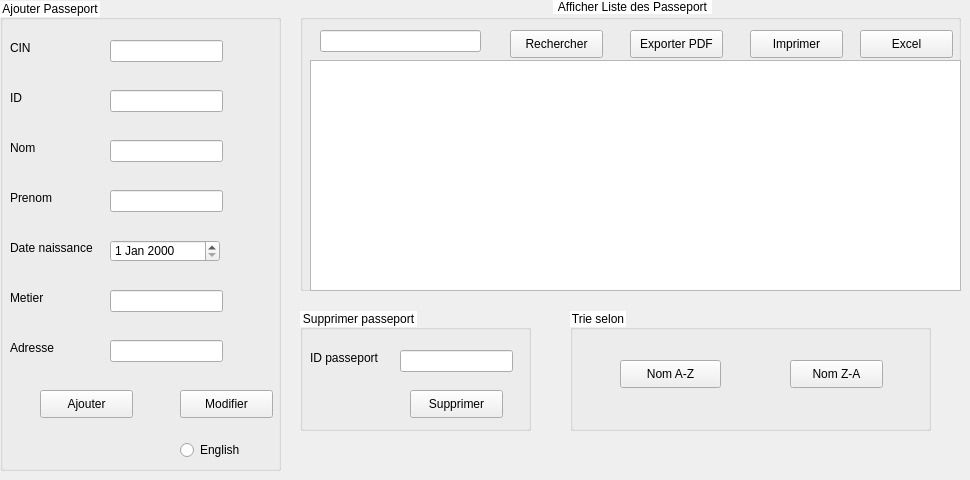
        <widget class="QWidget" name="tab_5">
         <attribute name="title">
          <string>PassePort</string>
         </attribute>
         <widget class="QGroupBox" name="groupBox_6">
          <property name="geometry">
           <rect>
            <x>0</x>
            <y>0</y>
            <width>281</width>
            <height>471</height>
           </rect>
          </property>
          <property name="styleSheet">
           <string notr="true">QTextEdit
{
    background-color: white;
}
 QGroupBox::title {
   
     background-color: white;
 }</string>
          </property>
          <property name="title">
           <string>Ajouter Passeport</string>
          </property>
          <widget class="QLineEdit" name="cinp">
           <property name="geometry">
            <rect>
             <x>110</x>
             <y>40</y>
             <width>113</width>
             <height>22</height>
            </rect>
           </property>
          </widget>
          <widget class="QLineEdit" name="idp">
           <property name="geometry">
            <rect>
             <x>110</x>
             <y>90</y>
             <width>113</width>
             <height>22</height>
            </rect>
           </property>
          </widget>
          <widget class="QLineEdit" name="nomp">
           <property name="geometry">
            <rect>
             <x>110</x>
             <y>140</y>
             <width>113</width>
             <height>22</height>
            </rect>
           </property>
          </widget>
          <widget class="QLineEdit" name="prenomp">
           <property name="geometry">
            <rect>
             <x>110</x>
             <y>190</y>
             <width>113</width>
             <height>22</height>
            </rect>
           </property>
          </widget>
          <widget class="QDateEdit" name="datep">
           <property name="geometry">
            <rect>
             <x>110</x>
             <y>240</y>
             <width>110</width>
             <height>22</height>
            </rect>
           </property>
          </widget>
          <widget class="QLineEdit" name="metierp">
           <property name="geometry">
            <rect>
             <x>110</x>
             <y>290</y>
             <width>113</width>
             <height>22</height>
            </rect>
           </property>
          </widget>
          <widget class="QLineEdit" name="adressep">
           <property name="geometry">
            <rect>
             <x>110</x>
             <y>340</y>
             <width>113</width>
             <height>22</height>
            </rect>
           </property>
          </widget>
          <widget class="QPushButton" name="pushButton_4">
           <property name="geometry">
            <rect>
             <x>40</x>
             <y>390</y>
             <width>93</width>
             <height>28</height>
            </rect>
           </property>
           <property name="text">
            <string>Ajouter</string>
           </property>
          </widget>
          <widget class="QPushButton" name="pushButton_5">
           <property name="geometry">
            <rect>
             <x>180</x>
             <y>390</y>
             <width>93</width>
             <height>28</height>
            </rect>
           </property>
           <property name="text">
            <string>Modifier</string>
           </property>
          </widget>
          <widget class="QLabel" name="label_31">
           <property name="geometry">
            <rect>
             <x>10</x>
             <y>40</y>
             <width>55</width>
             <height>16</height>
            </rect>
           </property>
           <property name="text">
            <string>CIN</string>
           </property>
          </widget>
          <widget class="QLabel" name="label_32">
           <property name="geometry">
            <rect>
             <x>10</x>
             <y>90</y>
             <width>55</width>
             <height>16</height>
            </rect>
           </property>
           <property name="text">
            <string>ID</string>
           </property>
          </widget>
          <widget class="QLabel" name="label_33">
           <property name="geometry">
            <rect>
             <x>10</x>
             <y>140</y>
             <width>55</width>
             <height>16</height>
            </rect>
           </property>
           <property name="text">
            <string>Nom</string>
           </property>
          </widget>
          <widget class="QLabel" name="label_34">
           <property name="geometry">
            <rect>
             <x>10</x>
             <y>190</y>
             <width>55</width>
             <height>16</height>
            </rect>
           </property>
           <property name="text">
            <string>Prenom</string>
           </property>
          </widget>
          <widget class="QLabel" name="label_35">
           <property name="geometry">
            <rect>
             <x>10</x>
             <y>240</y>
             <width>91</width>
             <height>16</height>
            </rect>
           </property>
           <property name="text">
            <string>Date naissance</string>
           </property>
          </widget>
          <widget class="QLabel" name="label_36">
           <property name="geometry">
            <rect>
             <x>10</x>
             <y>290</y>
             <width>55</width>
             <height>16</height>
            </rect>
           </property>
           <property name="text">
            <string>Metier</string>
           </property>
          </widget>
          <widget class="QLabel" name="label_37">
           <property name="geometry">
            <rect>
             <x>10</x>
             <y>340</y>
             <width>55</width>
             <height>16</height>
            </rect>
           </property>
           <property name="text">
            <string>Adresse</string>
           </property>
          </widget>
          <widget class="QRadioButton" name="translate">
           <property name="geometry">
            <rect>
             <x>180</x>
             <y>440</y>
             <width>95</width>
             <height>20</height>
            </rect>
           </property>
           <property name="text">
            <string>English</string>
           </property>
          </widget>
         </widget>
         <widget class="QGroupBox" name="groupBox_7">
          <property name="geometry">
           <rect>
            <x>300</x>
            <y>0</y>
            <width>661</width>
            <height>291</height>
           </rect>
          </property>
          <property name="styleSheet">
           <string notr="true">
 
 QGroupBox::title {
     subcontrol-origin: margin;
     subcontrol-position: top center; /* position at the top center */
     padding: 0 3px;
     background-color:white;
 }</string>
          </property>
          <property name="title">
           <string>Afficher Liste des Passeport</string>
          </property>
          <widget class="QLineEdit" name="rech_2">
           <property name="geometry">
            <rect>
             <x>20</x>
             <y>30</y>
             <width>161</width>
             <height>22</height>
            </rect>
           </property>
          </widget>
          <widget class="QPushButton" name="pushButton_15">
           <property name="geometry">
            <rect>
             <x>210</x>
             <y>30</y>
             <width>93</width>
             <height>28</height>
            </rect>
           </property>
           <property name="text">
            <string>Rechercher</string>
           </property>
          </widget>
          <widget class="QPushButton" name="pdfp">
           <property name="geometry">
            <rect>
             <x>330</x>
             <y>30</y>
             <width>93</width>
             <height>28</height>
            </rect>
           </property>
           <property name="text">
            <string>Exporter PDF</string>
           </property>
          </widget>
          <widget class="QPushButton" name="pushButton_17">
           <property name="geometry">
            <rect>
             <x>450</x>
             <y>30</y>
             <width>93</width>
             <height>28</height>
            </rect>
           </property>
           <property name="text">
            <string>Imprimer</string>
           </property>
          </widget>
          <widget class="QTableView" name="tableView_2">
           <property name="geometry">
            <rect>
             <x>10</x>
             <y>60</y>
             <width>651</width>
             <height>231</height>
            </rect>
           </property>
          </widget>
          <widget class="QPushButton" name="pushButton_66">
           <property name="geometry">
            <rect>
             <x>560</x>
             <y>30</y>
             <width>93</width>
             <height>28</height>
            </rect>
           </property>
           <property name="text">
            <string>Excel</string>
           </property>
          </widget>
         </widget>
         <widget class="QGroupBox" name="groupBox_8">
          <property name="geometry">
           <rect>
            <x>300</x>
            <y>310</y>
            <width>231</width>
            <height>121</height>
           </rect>
          </property>
          <property name="styleSheet">
           <string notr="true">QTextEdit
{
    background-color: white;
}
 QGroupBox::title {
   
     background-color: white;
 }</string>
          </property>
          <property name="title">
           <string>Supprimer passeport</string>
          </property>
          <widget class="QLineEdit" name="iddelete">
           <property name="geometry">
            <rect>
             <x>100</x>
             <y>40</y>
             <width>113</width>
             <height>22</height>
            </rect>
           </property>
          </widget>
          <widget class="QLabel" name="label_38">
           <property name="geometry">
            <rect>
             <x>10</x>
             <y>40</y>
             <width>81</width>
             <height>16</height>
            </rect>
           </property>
           <property name="text">
            <string>ID passeport</string>
           </property>
          </widget>
          <widget class="QPushButton" name="pushButton_18">
           <property name="geometry">
            <rect>
             <x>110</x>
             <y>80</y>
             <width>93</width>
             <height>28</height>
            </rect>
           </property>
           <property name="text">
            <string>Supprimer</string>
           </property>
          </widget>
         </widget>
         <widget class="QGroupBox" name="groupBox_9">
          <property name="geometry">
           <rect>
            <x>570</x>
            <y>310</y>
            <width>361</width>
            <height>121</height>
           </rect>
          </property>
          <property name="styleSheet">
           <string notr="true">QTextEdit
{
    background-color: white;
}
 QGroupBox::title {
   
     background-color: white;
 }</string>
          </property>
          <property name="title">
           <string>Trie selon</string>
          </property>
          <widget class="QPushButton" name="pushButton_19">
           <property name="geometry">
            <rect>
             <x>50</x>
             <y>50</y>
             <width>101</width>
             <height>28</height>
            </rect>
           </property>
           <property name="text">
            <string>Nom A-Z</string>
           </property>
          </widget>
          <widget class="QPushButton" name="pushButton_20">
           <property name="geometry">
            <rect>
             <x>220</x>
             <y>50</y>
             <width>93</width>
             <height>28</height>
            </rect>
           </property>
           <property name="text">
            <string>Nom Z-A</string>
           </property>
          </widget>
         </widget>
        </widget>
